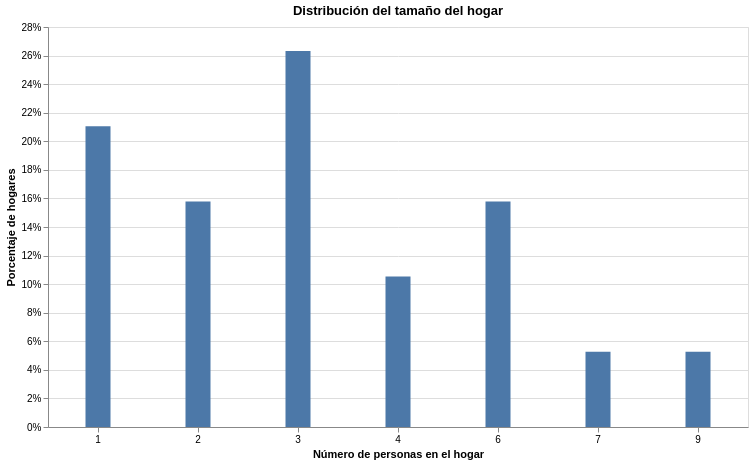

Source (notebook cell):
### Code cell
import altair as alt

# Elección de todos los datos de su parroquia
# Provincia: Sucumbíos, Cantón: Sucumbíos, Parroquia: La Sofía
# código: 210552
parroquia = personasporhogar[
    (personasporhogar['I01'] == 21) & 
    (personasporhogar['I02'] == 5) & 
    (personasporhogar['I03'] == 52)
]

# Obtenemos la probabilidad por tamaño de hogar
freq_parroquia = (
    parroquia['numpersonas']
    .value_counts(normalize=True)
    .sort_index()
    .reset_index()
)

# Graficar resultado
chart = alt.Chart(freq_parroquia).mark_bar(
    size=25
).encode(
    x=alt.X(
        'numpersonas:O',
        sort=None,
        title='Número de personas en el hogar',
        axis=alt.Axis(labelAngle=0)
    ),
    y=alt.Y(
        'proportion:Q',
        title='Porcentaje de hogares',
        axis=alt.Axis(format='.0%')
    ),
    tooltip=[
        alt.Tooltip('numpersonas:O', title='Número de miembros'), 	
        alt.Tooltip('proportion:Q', title='Probabilidad del evento', format='.2%')
    ]
).properties(
    title="Distribución del tamaño del hogar",
    width=700,
    height=400
)

chart

### Figure 1 — Vega-Lite specification as saved in the notebook (floating-point values rounded to 4 significant figures)
{"config": {"view": {"continuousWidth": 300, "continuousHeight": 300}}, "data": {"name": "data-92a1b760e6953e644e42910f5b69afb4"}, "mark": {"type": "bar", "size": 25}, "encoding": {"tooltip": [{"field": "numpersonas", "title": "Número de miembros", "type": "ordinal"}, {"field": "proportion", "format": ".2%", "title": "Probabilidad del evento", "type": "quantitative"}], "x": {"axis": {"labelAngle": 0}, "field": "numpersonas", "sort": null, "title": "Número de personas en el hogar", "type": "ordinal"}, "y": {"axis": {"format": ".0%"}, "field": "proportion", "title": "Porcentaje de hogares", "type": "quantitative"}}, "height": 400, "title": "Distribución del tamaño del hogar", "width": 700, "$schema": "https://vega.github.io/schema/vega-lite/v6.1.0.json", "datasets": {"data-92a1b760e6953e644e42910f5b69afb4": [{"numpersonas": 1, "proportion": 0.2105}, {"numpersonas": 2, "proportion": 0.1579}, {"numpersonas": 3, "proportion": 0.2632}, {"numpersonas": 4, "proportion": 0.1053}, {"numpersonas": 6, "proportion": 0.1579}, {"numpersonas": 7, "proportion": 0.05263}, {"numpersonas": 9, "proportion": 0.05263}]}}
